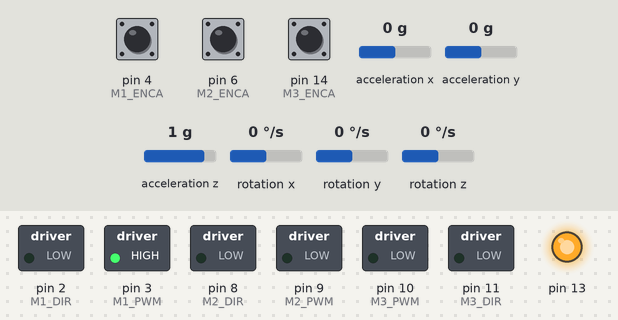
A sketch run on a simulated Arduino Uno, built with avr-gcc and run on an emulated ATmega328P. Shown: switched loads named in the sketch (green lamp = pin HIGH), output pins drawn as LEDs (lit = HIGH). Wiring (inferred from the names in the program): MPU-6050 motion sensor at I2C address 0x68. The inputs (shaded band) are chosen by the test bench; at power-on: pin 4 (M1_ENCA) HIGH, pin 6 (M2_ENCA) HIGH, pin 14 (M3_ENCA) HIGH, acceleration x 0 g, acceleration y 0 g, acceleration z 1 g, rotation x 0 °/s, rotation y 0 °/s, rotation z 0 °/s. What the sketch prints to the serial monitor is not drawn.

Above: at 0.1 s.
Timing chart, 0 to 1.6 s (numbered marks = the images above):
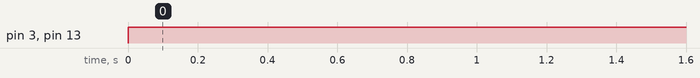

Measured:
- by itself, pin 3 (M1_PWM), pin 13: LOW → HIGH at 0.00 s

The sketch:

Control_Code_2.ino
```cpp
#include <TimerOne.h>

//==================================================================
//============IMU Intialization Global==============================

// MPU-6050 Accelerometer + Gyro
// I2C bus on A4, A5

#include <Wire.h>
#include <math.h>    //for atan (tan^-1)
#define MPU6050_I2C_ADDRESS 0x68    //mp6050 address
#define FREQ  30.0 // sample freq in Hz (30 readings in one seconds)

// global angle, gyro derived
double gSensitivity = 65.5; // for 500 deg/s, check data sheet
double gx = 0, gy = 0, gz = 0;
double gyrX = 0, gyrY = 0, gyrZ = 0;
int16_t accX = 0, accY = 0, accZ = 0;

//get offset values from calibration function
double gyrXoffs = -263, gyrYoffs = -67, gyrZoffs = 67;

//==================================================================
//===================================================================

//==================================================================
//============ Motor Vriables Pin Configuratin ==============================
int M1_DIR=2;
int M1_PWM=3;
int M1_ENCA=4;
int M1_ENCB=5;
volatile uint32_t counter1 = 0;
volatile uint32_t lastcounter1=0;
volatile uint32_t dcounter1=0;
int aState1;
int aLastState1;
volatile int speed1;
int j1=0;

int M2_DIR=8;
int M2_PWM=9;
int M2_ENCA=6;
int M2_ENCB=7;
int counter2 = 0;
int aState2;
int aLastState2;
volatile int speed2;

int M3_DIR=11;
int M3_PWM=10;
int M3_ENCA=14;
int M3_ENCB=15;
int counter3 = 0;
int aState3;
int aLastState3;
volatile int speed3;
//==================================================================
//===================================================================

void setup()
{
//===============================================================
  Timer1.initialize(1000000);  //every 50 milli_sec  for timer one
  Timer1.attachInterrupt(timerIsr);
  //================IMU Setup====================================
  int error;
  uint8_t c; //unsigned intger 8bits
  uint8_t sample_div;
  //BTSerial.begin(38400);
  Serial.begin(38400);
  // debug led
  pinMode(13, OUTPUT);
  // Initialize the 'Wire' class for the I2C-bus.
  Wire.begin();
  //----------------------------------------------------------
  //write in PWR_MGMT_1 (power mangement) 0 to wake up (0x6b--reg add) (0x00--mag)
//  i2c_write_reg (MPU6050_I2C_ADDRESS, 0x6b, 0x00);
  //----------------------------------------------------------------------
  // CONFIG:
  // Low pass filter samples, 1khz sample rate
  i2c_write_reg (MPU6050_I2C_ADDRESS, 0x1a, 0x01);
  //---------------------------------------------------------------------------------
  // GYRO_CONFIG:
  // 500 deg/s, FS_SEL=1
  // This means 65.5 LSBs/deg/s
  i2c_write_reg(MPU6050_I2C_ADDRESS, 0x1b, 0x08);
  //--------------------------------------------------------------------------------
  // CONFIG:
  // set sample rate
  // sample rate FREQ = Gyro sample rate / (sample_div + 1)
  // 1kHz / (div + 1) = FREQ
  // reg_value = 1khz/FREQ - 1
  sample_div = 1000 / FREQ - 1; //from data sheet, how freq of sample rate will be
  i2c_write_reg (MPU6050_I2C_ADDRESS, 0x19, sample_div);
  //-------------------------------------------------------
  //===================Calibrating Code ===================
  //Serial.write("Calibrating...");    //for calibration only
  digitalWrite(13, HIGH);
  //calibrate();                        //for calibration only
  digitalWrite(13, LOW);
  //Serial.write("done.");              //for calibration only
//===============================================================
//================ 3 Motors Configuration =======================
  pinMode(M1_DIR,OUTPUT);
  pinMode(M1_PWM,OUTPUT);
  pinMode(M1_ENCA,INPUT);
  pinMode(M1_ENCB,INPUT);
  aLastState1 = digitalRead(M1_ENCA);

  pinMode(M2_DIR,OUTPUT);
  pinMode(M2_PWM,OUTPUT);
  pinMode(M2_ENCA,INPUT);
  pinMode(M2_ENCB,INPUT);
  aLastState2 = digitalRead(M2_ENCA);

  pinMode(M3_DIR,OUTPUT);
  pinMode(M3_PWM,OUTPUT);
  pinMode(M3_ENCA,INPUT);
  pinMode(M3_ENCB,INPUT);
  aLastState1 = digitalRead(M3_ENCA);

}

//*******************************************************************

void loop()
{
  //===================== Motor Configuration ======================
  digitalWrite(M1_DIR,LOW);
  analogWrite(M1_PWM,255);

  aState1 = digitalRead(M1_ENCA); // Reads the "current" state of the M1_ENCA
    // If the previous and the current state of the outputA are different, that means a Pulse has occured
    if (aState1 != aLastState1){
      // If the M1_ENCB state is different to the outputA state, that means the encoder is rotating clockwise
      if (digitalRead(M1_ENCB) != aState1) {
      counter1 ++;
      } else {
        counter1 --;
      }
    }
    aLastState1 = aState1;

  //================================================================
  //====================imu values generating=======================

  int error;
  double dT;
  double ax, ay, az;
  unsigned long start_time, end_time;

  start_time = millis(); //how many second arduino work from prog beginning

  read_sensor_data();

  // angles based on accelerometer
  ay = atan2(accX, sqrt( pow(accY, 2) + pow(accZ, 2))) * 180 / M_PI; //pi=3.14
  ax = atan2(accY, sqrt( pow(accX, 2) + pow(accZ, 2))) * 180 / M_PI;

  // angles based on gyro (deg/s)
  gx = gx + gyrX / FREQ;
  gy = gy - gyrY / FREQ;
  gz = gz + gyrZ / FREQ;

  // complementary filter
  // tau = DT*(A)/(1-A)
  // = 0.48sec
  gx = gx * 0.96 + ax * 0.04;
  gy = gy * 0.96 + ay * 0.04;
  gy;


  // check if there is some kind of request

      digitalWrite(13, HIGH);
      /*Serial.print("angle ");
      Serial.print(gx, 2);
      Serial.print(", ");
      Serial.print(gy, 2);
      Serial.print(", ");
      Serial.println(gz, 2);

      Serial.print("acc ");
      Serial.print(gyrX, 2);
      Serial.print(", ");
      Serial.print(gyrY, 2);
      Serial.print(", ");
      Serial.println(gyrZ, 2);*/

   end_time = millis();

  // remaining time to complete sample time
  delay(((1/FREQ) * 1000) - (end_time - start_time));
  //Serial.println(end_time - start_time);
  //================================================================
}

//*******************************************************************

void timerIsr()
{

    //dcounter1=counter1-lastcounter1;
    //lastcounter1=counter1;
    Serial.println(counter1);
    counter1=0;
  }

//*******************************************************************
//*******************************************************************
//IMU Calibration and Intialization Code
//*******************************************************************
//*******************************************************************
void calibrate()
{
  int x;
  long xSum = 0, ySum = 0, zSum = 0;
  uint8_t i2cData[6];
  int num = 500;
  uint8_t error;

  for (x = 0; x < num; x++)
  {
    error = i2c_read(MPU6050_I2C_ADDRESS, 0x43, i2cData, 6);
    if(error!=0)
    return;
    xSum += ((i2cData[0] << 8) | i2cData[1]);
    ySum += ((i2cData[2] << 8) | i2cData[3]);
    zSum += ((i2cData[4] << 8) | i2cData[5]);
  }
  gyrXoffs = xSum / num;
  gyrYoffs = ySum / num;
  gyrZoffs = zSum / num;
  Serial.println("Calibration result:");
  Serial.print(gyrXoffs);
  Serial.print(", ");
  Serial.print(gyrYoffs);
  Serial.print(", ");
  Serial.println(gyrZoffs);
  while(1);
}

//*******************************************************************

void read_sensor_data()
{
 uint8_t i2cData[14];
 uint8_t error;
 // read imu data
 error = i2c_read(MPU6050_I2C_ADDRESS, 0x3b, i2cData, 14);
 if(error!=0)
 return;

 // assemble 16 bit sensor data
 accX = ((i2cData[0] << 8) | i2cData[1]);
 accY = ((i2cData[2] << 8) | i2cData[3]);
 accZ = ((i2cData[4] << 8) | i2cData[5]);

 gyrX = (((i2cData[8] << 8) | i2cData[9]) - gyrXoffs) / gSensitivity;
 gyrY = (((i2cData[10] << 8) | i2cData[11]) - gyrYoffs) / gSensitivity;
 gyrZ = (((i2cData[12] << 8) | i2cData[13]) - gyrZoffs) / gSensitivity;

}

//*******************************************************************
// ================== I2C routines===================================

int i2c_read(int addr, int start, uint8_t *buffer, int size)
{
  int i, n, error;

  Wire.beginTransmission(addr);
  n = Wire.write(start);
  if (n != 1)
  return (-10);

  n = Wire.endTransmission(false);    // hold the I2C-bus
  if (n != 0)
  return (n);

  // Third parameter is true: relase I2C-bus after data is read.
  Wire.requestFrom(addr, size, true);
  i = 0;
  while(Wire.available() && i<size)
  {
    buffer[i++]=Wire.read();
  }
  if ( i != size)
  return (-11);

  return (0);  // return : no error
}

//*******************************************************************

int i2c_write(int addr, int start, const uint8_t *pData, int size)
{
  int n, error;
  Wire.beginTransmission(addr);
  n = Wire.write(start);        // write the start address
  if (n != 1)
  return (-20);
  n = Wire.write(pData, size);  // write data bytes
  if (n != size)
  return (-21);
  error = Wire.endTransmission(true); // release the I2C-bus
  if (error != 0)
  return (error);
  return (0);         // return : no error
}

//*******************************************************************

int i2c_write_reg(int addr, int reg, uint8_t data)
{
  int error;
  error = i2c_write(addr, reg, &data, 1);
  return (error);
}
//*******************************************************************
//*******************************************************************
```
